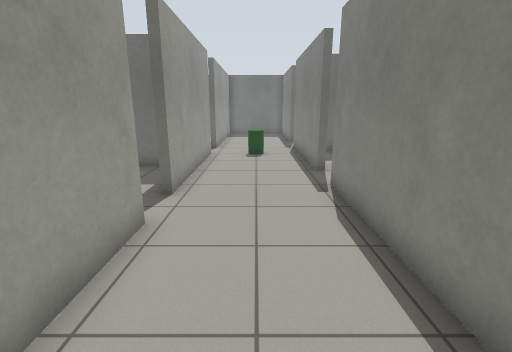
[1] (above)

24 first-person views from a walk through a robot-simulator world made for Gazebo. The camera is 1.2 m above the floor, tilts 14° down and sees 85° across. The floor is counted in squares, 0.5 m on a side. Each view is taken from the middle of a square. On the plan, view 1 faces up. The plan holds only what a view shows up to about 18 squares ahead; the rest is blank.

[2]
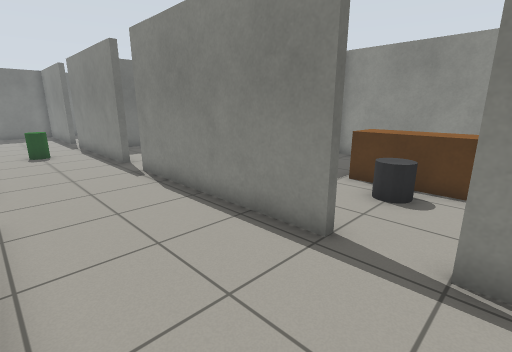

[3]
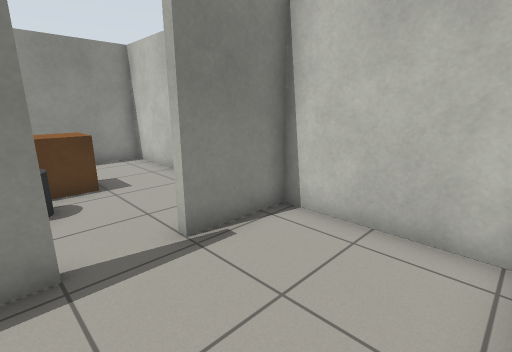

[4]
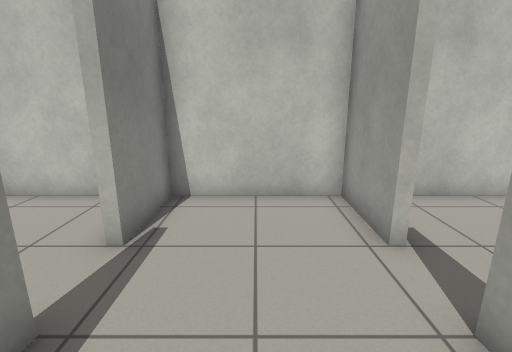

[5]
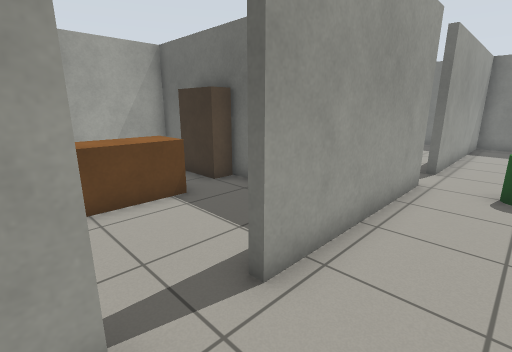

[6]
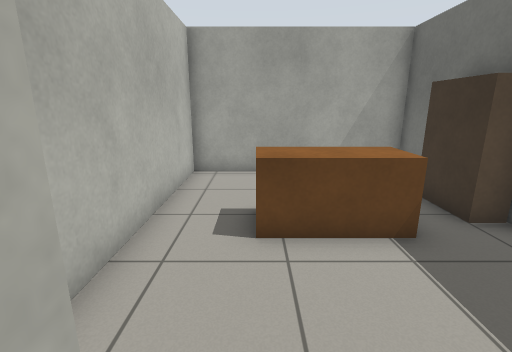

[7]
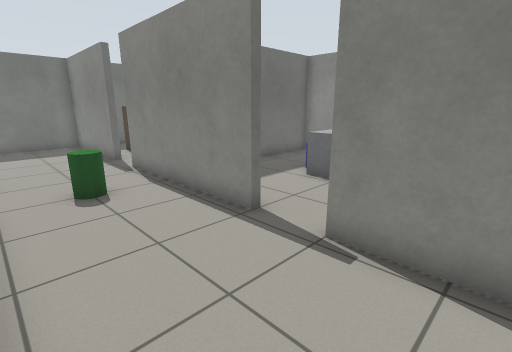

[8]
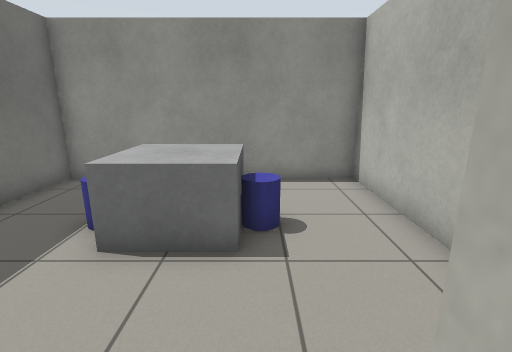

[9]
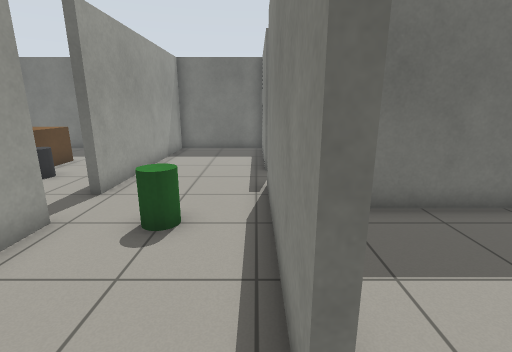

[10]
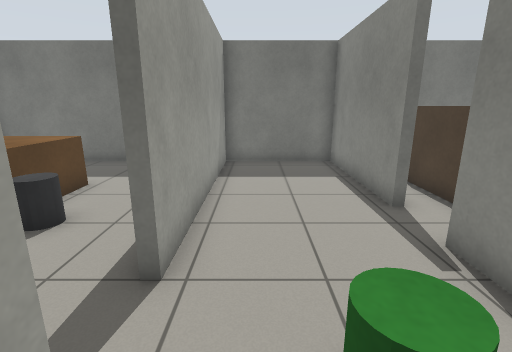

[11]
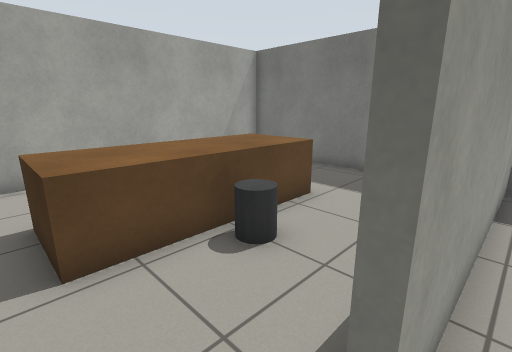

[12]
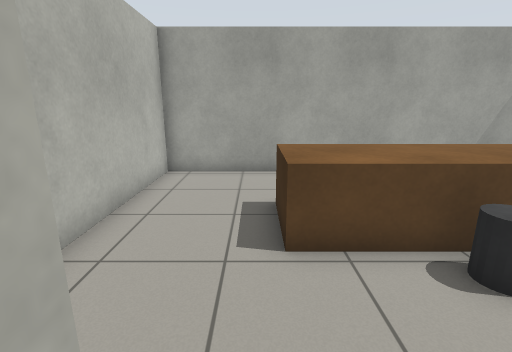

[13]
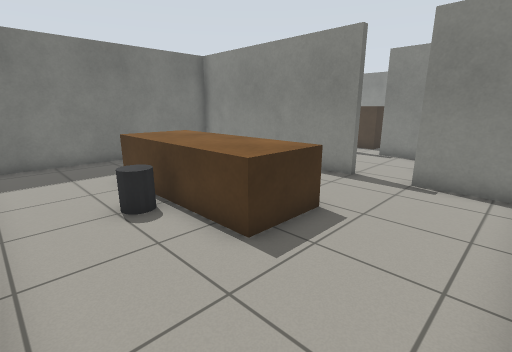

[14]
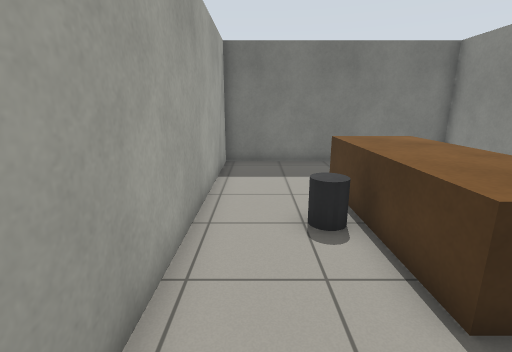

[15]
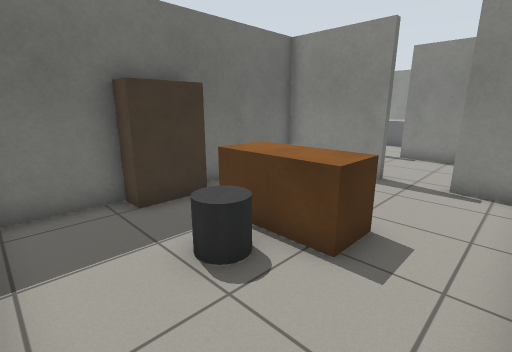

[16]
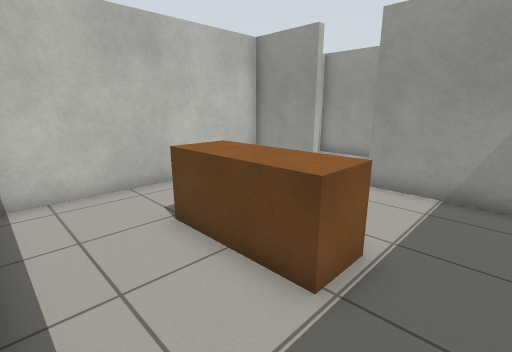

[17]
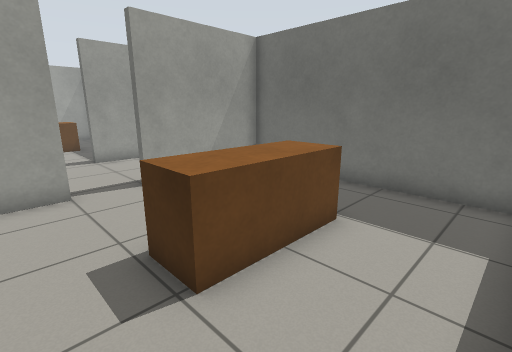

[18]
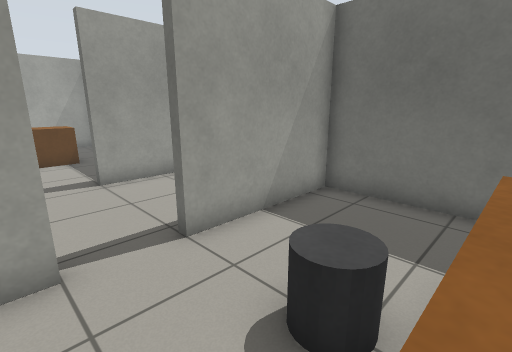

[19]
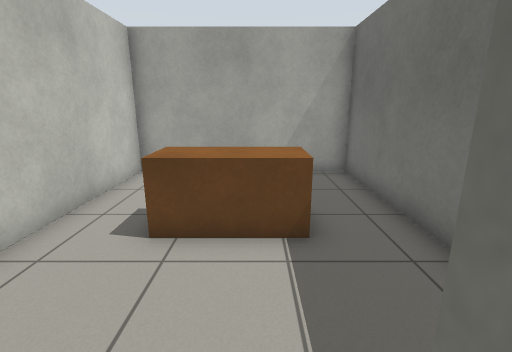

[20]
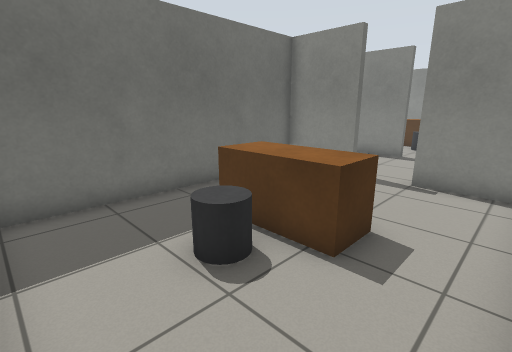

[21]
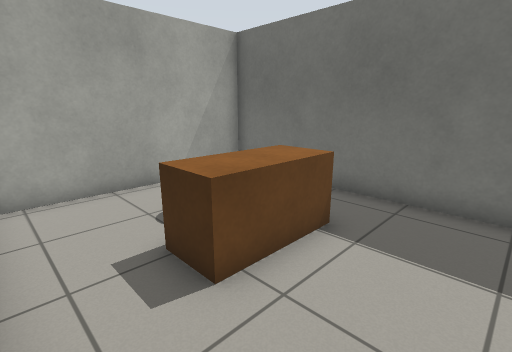

[22]
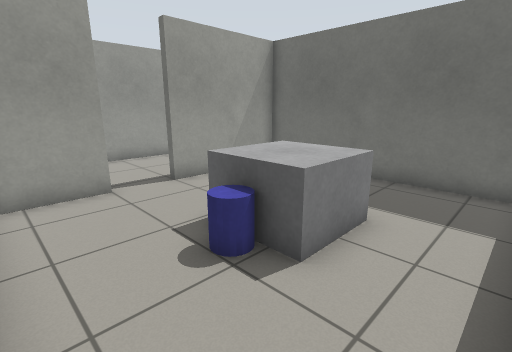

[23]
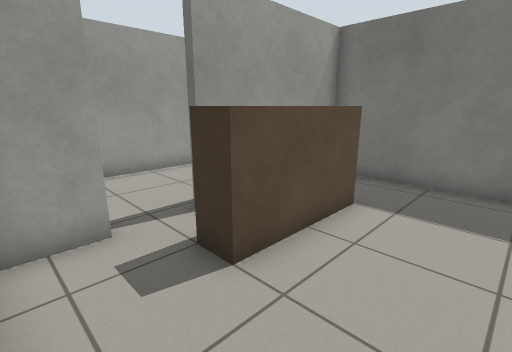

[24]
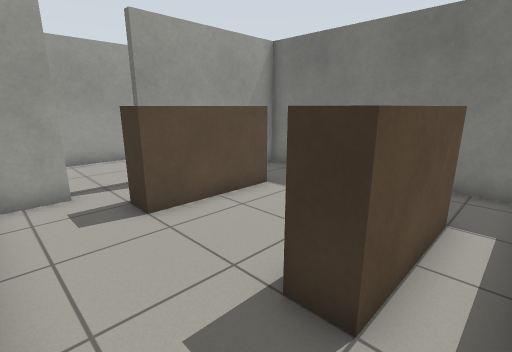

### Floor plan
Points are (right, up) in squares from view 1. A wall is a line through its corners. A room is listed if a view was taken in it or the views show most of it. See-through windows are left out.
Room 1 (views 1, 2, 3, 4, 5, 6, 7, 19)
walls: (2.7, 0.5) (2.4, 0.5) (2.4, 8.5); (-2.3, 5.6) (-2.3, 0.5); (-2.6, -1.5) (-2.3, -1.5) (-2.3, -4.3) (2.4, -4.3) (2.4, -1.5); (-2.3, 8.5) (-2.3, 7.5)
ways out: opening at (-0.5, 8) to room 2; opening at (-3, 6.5) to room 4; opening at (2, -0.5) to room 5; opening at (-3, -0.5) to room 6
Room 2 (views 8, 9, 10, 11, 12)
walls: (-2.3, 14.6) (-2.3, 8.5); (2.7, 10.5) (2.4, 10.5) (2.4, 17.5); (-2.3, 17.5) (-2.3, 16.5)
ways out: opening at (-0.5, 8) to room 1; opening at (-3, 15.5) to room 3; opening at (2, 9.5) to room 7; opening at (-0.5, 17) to room 10
objects: green cylinder (0, 14) to (0, 15)
Room 3 (views 13, 14)
walls: (-2.3, 16.5) (-2.6, 16.5) (-2.6, 25.4) (-12.3, 25.4) (-12.3, 11.7) (-9.4, 11.7); (-7.5, 11.7) (-6.2, 11.7); (-2.6, 12.1) (-2.6, 14.5)
ways out: opening at (-3, 15.5) to room 2
objects: dark grey cylinder (-10, 18) to (-9, 19); brown box (-8, 16) to (-7, 21); dark grey cylinder (-6, 18) to (-5, 19)
Room 4 (view 15)
walls: (-9.4, 11.3) (-12.3, 11.3) (-12.3, 3.7) (-5, 3.7); (-2.3, 7.5) (-2.6, 7.5) (-2.6, 11.3) (-7.6, 11.3); (-2.6, 4.1) (-2.6, 5.5)
ways out: opening at (-3, 6.5) to room 1
objects: dark grey cylinder (-10, 7) to (-9, 8); brown box (-9, 11) to (-8, 11); brown box (-8, 6) to (-7, 9)
Room 5 (views 16, 17, 18)
walls: (2.4, -1.5) (2.7, -1.5) (2.7, -4.3) (11.4, -4.3) (11.4, 5.2); (10.9, 5.4) (2.7, 5.4) (2.7, 0.5)
ways out: opening at (2, -0.5) to room 1
objects: dark grey cylinder (5, 0) to (6, 1); brown box (7, -1) to (8, 2)
Room 6 (views 20, 21)
walls: (-2.3, 0.5) (-2.6, 0.5) (-2.6, 3.4) (-12.3, 3.4) (-12.3, -4.3) (-4.2, -4.3); (-2.6, -3.9) (-2.6, -1.5)
ways out: opening at (-3, -0.5) to room 1
objects: dark grey cylinder (-10, -1) to (-9, 0); brown box (-8, -2) to (-7, 1)
Room 7 (view 22)
walls: (6.2, 5.6) (11.4, 5.6) (11.4, 15.4) (2.7, 15.4) (2.7, 10.5); (2.7, 8.6) (2.7, 6.1)
ways out: opening at (2, 9.5) to room 2
objects: blue cylinder (7, 9) to (8, 9); grey box (7, 10) to (8, 11); blue cylinder (7, 12) to (8, 12)
Room 8 (view 23)
walls: (10, 18.5) (9, 18.5); (5, 22.6) (5, 18.5); (10.9, 25.4) (5.4, 25.4)
ways out: opening at (9.5, 17) to room 9; opening at (9.5, 24) to room 9; opening at (4.5, 17) to room 11; opening at (4.5, 24) to room 11
Room 9 (view 24)
walls: (10, 22.6) (10, 18.5)
ways out: opening at (9.5, 17) to room 8; opening at (9.5, 24) to room 8
Room 10 (no view inside)
walls: (2.7, 19.5) (2.4, 19.5) (2.4, 25.4) (-2.3, 25.4) (-2.3, 17.5)
ways out: opening at (-0.5, 17) to room 2; opening at (2, 18.5) to room 11
Room 11 (no view inside)
walls: (5, 18.5) (4, 18.5) (4, 22.5); (2.7, 17.6) (2.7, 15.9); (5.4, 25.4) (2.7, 25.4) (2.7, 19.5)
ways out: opening at (4.5, 17) to room 8; opening at (4.5, 24) to room 8; opening at (2, 18.5) to room 10

Where each view was taken, in squares from view 1:
view 1: 0 up, 0 right, facing up
view 2: 2 down, 2 left, facing up-right
view 3: 1 up, 2 left, facing down-right
view 4: 3 up, 0 right, facing down
view 5: 5 up, 0 right, facing up-left
view 6: 6 up, 2 left, facing left
view 7: 6 up, 2 left, facing up-right
view 8: 9 up, 2 right, facing right
view 9: 9 up, 2 right, facing up
view 10: 13 up, 1 left, facing up
view 11: 15 up, 2 left, facing up-left
view 12: 15 up, 2 left, facing left
view 13: 12 up, 12 left, facing up-right
view 14: 13 up, 11 left, facing up
view 15: 4 up, 12 left, facing up-right
view 16: 4 up, 11 right, facing down-left
view 17: 3 down, 11 right, facing up-left
view 18: 2 down, 7 right, facing up-left
view 19: 0 up, 2 left, facing left
view 20: 4 down, 12 left, facing up-right
view 21: 4 down, 4 left, facing up-left
view 22: 6 up, 11 right, facing up-left
view 23: 16 up, 8 right, facing up-left
view 24: 16 up, 11 right, facing up-left
